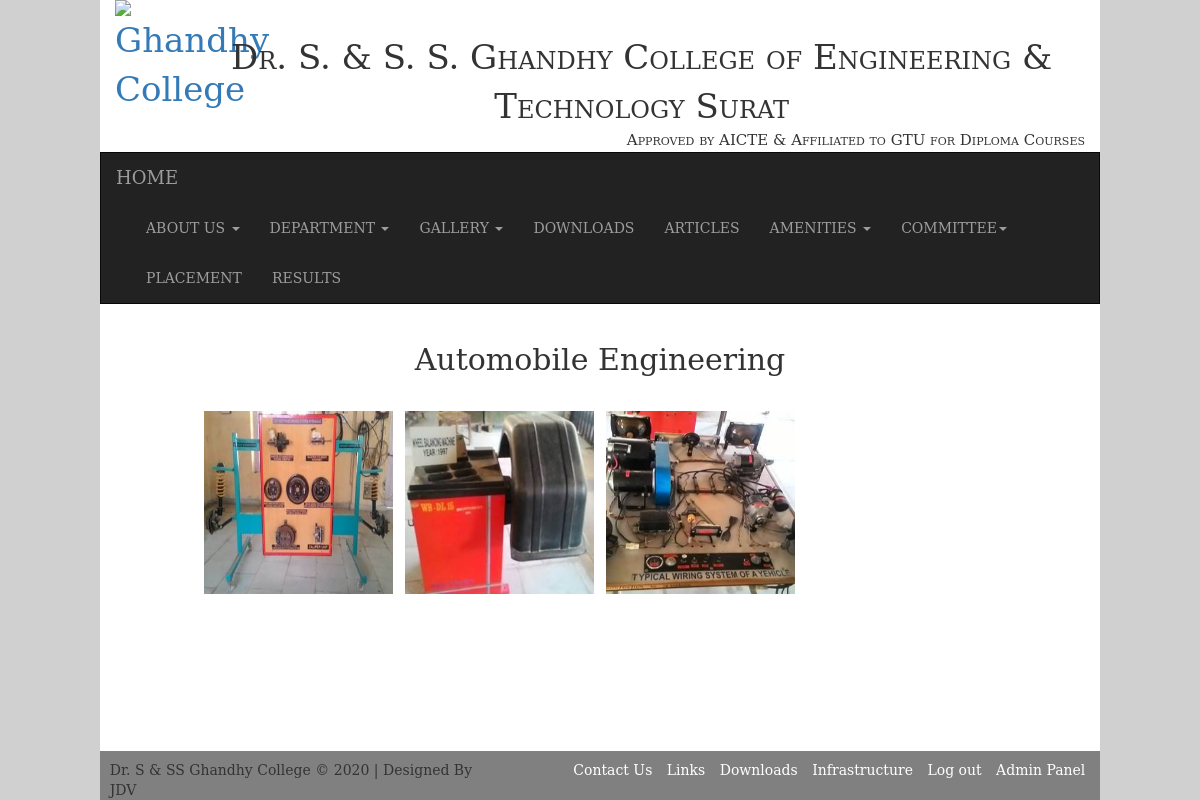
The app's page /gallery.php?departmentid=2 (signed in) with its own data.
### tables this page shows
CREATE TABLE IF NOT EXISTS `clg_department` (
  `id` int(11) NOT NULL,
  `branch_code` int(11) NOT NULL,
  `branch_name` varchar(100) NOT NULL,
  `info1` varchar(10000) NOT NULL,
  `info2` varchar(10000) NOT NULL,
  `info3` varchar(10000) NOT NULL
);

CREATE TABLE IF NOT EXISTS `clg_gallery` (
  `id` int(11) NOT NULL,
  `branch_code` int(10) NOT NULL,
  `path` varchar(1000) NOT NULL,
  `publish_date` date NOT NULL
);

### gallery.php (the view, shortened to what this page needs)
<?php
	$id=$_REQUEST['departmentid'];
?>
<!doctype html>
<html>
<head>
<link rel="stylesheet" href="bootstrap/css/bootstrap.min.css">
<link href="bootstrap/css/style.css" rel="stylesheet">
</head>
    <body>
        <div class="container-fluid">
            <div class="row">
                <div class="col-md-10" style="background:white;">
                <header>
                    <?php require_once('header.php'); ?>
                </header>
                <section>
                    <article>
                    	<center><h2 class="text-capitalize">
						<?php
						if($id!=0000)
							{
							$ab=mysql_query("select branch_name from clg_department where branch_code=$id");
							$abc=mysql_fetch_array($ab);
							echo $abc[0];
							}
						else
							{
								echo "ALL DEPARTMENT";
							}
						 ?>
                        </h2></center>
                        <br>
                        <div class="row">
                        <div class="col-md-offset-1 col-md-10">
                        <?php
						if($id!=0000)
							{
								$gal1=mysql_query("select * from clg_gallery where branch_code=$id");
                            	while($gal=mysql_fetch_array($gal1))
                            {
                        ?>
                        <div class="responsive">
                          <div class="img">
                            <center><img src="gallery/<?php echo $gal[2];?>" alt="<?php echo "Branch code".$gal[1]; ?>" class="img-responsive" style="height:183px;"></center>
                          </div>
                        </div>
                        <?php
                            }
							}
						?>
                        <div class="clearfix"></div>
                        </div>
                        </div>
                    </article>
                </section>
                  <footer>
                        <?php require_once('footer.php'); ?>
                   </footer>
                   </div>
        </div>
        </div>
    </body>
</html>

### gallery.php (style rules this page uses)
div.img { //border: 1px solid #ccc; }
div.img img { height: auto; cursor: pointer; }
* { box-sizing: border-box; }
.responsive { padding: 0 6px; float: left; width: 24.99999%; margin:5px 0px 5px 0px; }
.clearfix:after { content: ""; display: table; clear: both; }

### records on screen
clg_department: branch_name "Automobile Engineering"
clg_gallery: path (picture)
clg_gallery: path (picture)
clg_gallery: path (picture)

### other values on screen
$s['year'] "2020"
